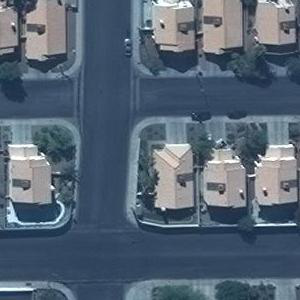
#> input picture image segmentation/img3.png, 300 x 300 px, found by its file name
$ python Watershed_Image_Segmentation.py
#> lines starting #> are read from the running program, lines starting #| are printed output that depends on the picture; after the words box and inside, x2 and y2 are one past the last pixel; in counts of white or black regions, pixels touching at a corner belong together
import cv2
import numpy as np

# Read the original image
original_image = cv2.imread('../img3.png')
#> original_image is the input picture: shape (300, 300, 3); mean B, G, R 117.1, 101.1, 86.1

# Read the image for watershed segmentation
image = cv2.imread('../img3.png')

# Convert to grayscale
gray = cv2.cvtColor(image, cv2.COLOR_BGR2GRAY)
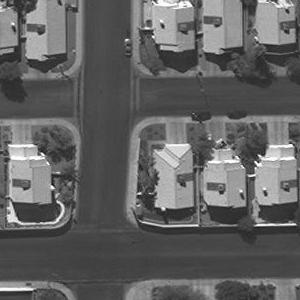
#> gray: shape (300, 300); min 11, max 255, mean 98.5

# Apply thresholding
_, thresh = cv2.threshold(gray, 0, 255, cv2.THRESH_BINARY_INV + cv2.THRESH_OTSU)
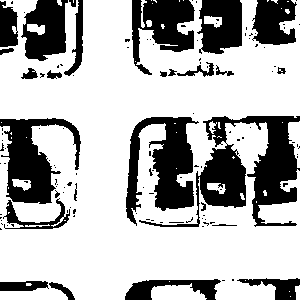
#> thresh: shape (300, 300); 70.6% white; 126 black regions (99 under 20 px), largest, box (x1, y1, x2, y2) and area: (139, 116, 300, 227) 6099, (126, 117, 199, 226) 3949, (0, 118, 81, 204) 3351

# Apply morphological operations to clean the image
kernel = np.ones((3, 3), np.uint8)
opening = cv2.morphologyEx(thresh, cv2.MORPH_OPEN, kernel, iterations=2)
#> opening: shape (300, 300); 67.5% white; 20 black regions (10 under 20 px), largest, box (x1, y1, x2, y2) and area: (126, 116, 300, 227) 11414, (125, 0, 297, 75) 6618, (0, 118, 81, 230) 4648

# Detect sure background area
sure_bg = cv2.dilate(opening, kernel, iterations=3)
#> sure_bg: shape (300, 300); 82.2% white; 29 black regions (11 under 20 px), largest, box (x1, y1, x2, y2) and area: (152, 120, 243, 224) 4231, (0, 122, 57, 201) 2074, (250, 119, 294, 208) 2050

# Calculate sure foreground area
dist_transform = cv2.distanceTransform(opening, cv2.DIST_L2, 5)
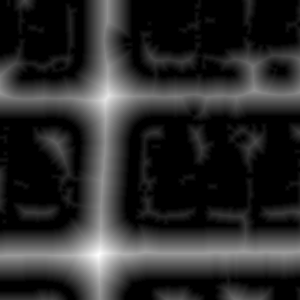
#> dist_transform: shape (300, 300) float32; min 0, max 44.76, mean 7.6; drawn with min black and max white
_, sure_fg = cv2.threshold(dist_transform, 0.7 * dist_transform.max(), 255, 0)
#> sure_fg: shape (300, 300) float32; 1.5% white; 2 white regions, box (x1, y1, x2, y2) and area: (73, 234, 122, 277) 896, (93, 81, 122, 115) 450

# Subtract sure background from sure foreground to get unknown region
sure_fg = np.uint8(sure_fg)
unknown = cv2.subtract(sure_bg, sure_fg)

# Label markers
_, markers = cv2.connectedComponents(sure_fg)
#> markers: shape (300, 300) int32; 3 distinct labels, from 0 to 2

# Add one to all the labels to avoid 0 label (unknown region)
markers = markers + 1
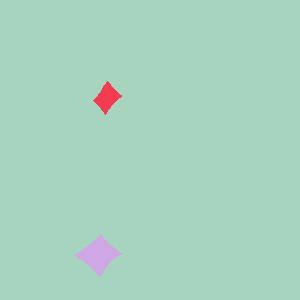
#> markers: shape (300, 300) int32; 3 distinct labels, from 1 to 3; one colour per label, 0 black

# Mark the unknown region with 0
markers[unknown == 255] = 0
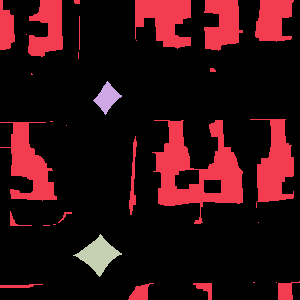
#> markers: shape (300, 300) int32; 4 distinct labels, from 0 to 3; one colour per label, 0 black

# Apply watershed algorithm
cv2.watershed(image, markers)

# Mark the segmented region with a color
image[markers == -1] = [0, 0, 255]
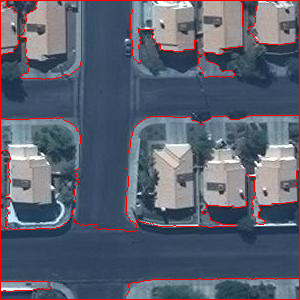
#> image: shape (300, 300, 3); 3.64% of pixels changed, all inside (x1, y1, x2, y2) = (0, 0, 300, 300)

# Convert segmented image to 3 channels for display
watershed_segmented_colored = cv2.cvtColor(image, cv2.COLOR_BGR2RGB)

# Create a black strip to add a gap
gap = np.zeros((original_image.shape[0], 40, 3), dtype=np.uint8)

# Display the original and segmented images with a gap in between
combined_image = cv2.hconcat([original_image, gap, watershed_segmented_colored])
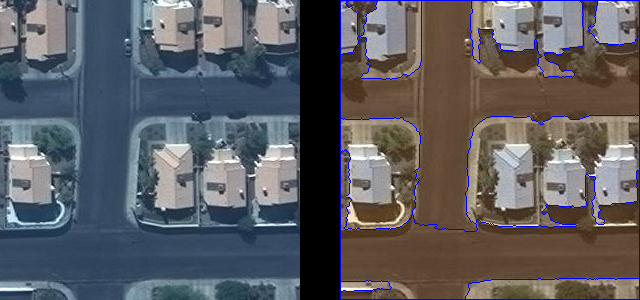
#> combined_image: shape (300, 640, 3); mean B, G, R 98.1, 92.9, 93.2
cv2.imshow('Original vs Watershed Segmented', combined_image)
cv2.waitKey(0)
cv2.destroyAllWindows()

$ run again, with image segmentation/img1.png copied over image segmentation/img3.png
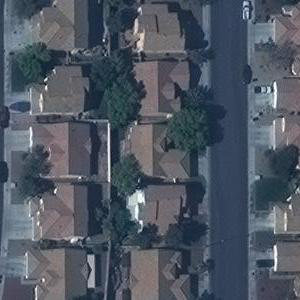
#> input picture image segmentation/img1.png, 300 x 300 px, found by its file name
#> original_image is the input picture: shape (300, 300, 3); mean B, G, R 98.9, 86.8, 78.4
#> `_, thresh = cv2.threshold(gray, 0, 255, cv2.THRESH_BINARY_INV + cv2.TH..`:
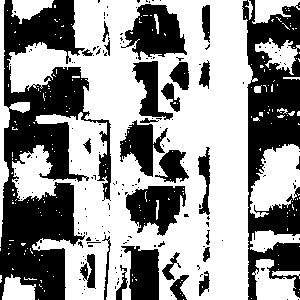
#> thresh: shape (300, 300); 58.6% white; 178 black regions (151 under 20 px), largest, box (x1, y1, x2, y2) and area: (0, 0, 111, 300) 15754, (242, 0, 300, 300) 9372, (121, 4, 187, 60) 2165
#> opening: shape (300, 300); 53.7% white; 29 black regions (19 under 20 px), largest, box (x1, y1, x2, y2) and area: (0, 0, 117, 300) 17820, (242, 0, 300, 300) 10675, (120, 0, 189, 236) 8944
#> sure_bg: shape (300, 300); 70.8% white; 22 black regions (6 under 20 px), largest, box (x1, y1, x2, y2) and area: (0, 0, 87, 300) 11890, (246, 0, 300, 183) 5519, (123, 0, 181, 172) 3202
#> image: shape (300, 300, 3); 2.91% of pixels changed, all inside (x1, y1, x2, y2) = (0, 0, 300, 300)
#> `combined_image = cv2.hconcat([original_image, gap, watershed_segmented..`:
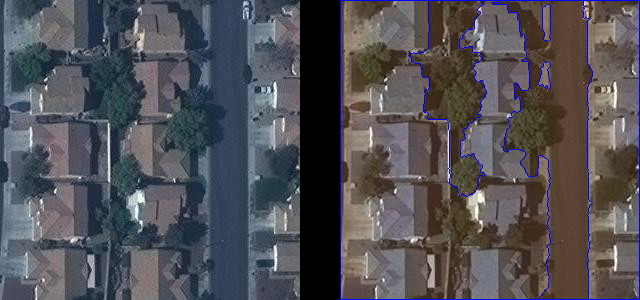
#> combined_image: shape (300, 640, 3); mean B, G, R 85.6, 80.2, 81.8

$ run again, with image segmentation/img4.png copied over image segmentation/img3.png
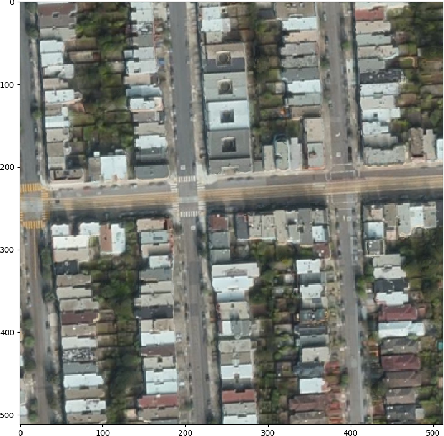
#> input picture image segmentation/img4.png, 444 x 436 px, found by its file name
#> original_image is the input picture: shape (436, 444, 3); mean B, G, R 123.8, 130.5, 128.9
#> thresh: shape (436, 444); 68.1% white; 508 black regions (389 under 20 px), largest, box (x1, y1, x2, y2) and area: (0, 0, 444, 436) 29302, (204, 46, 250, 129) 2087, (360, 79, 406, 141) 1634
#> opening: shape (436, 444); 63% white; 158 black regions (110 under 20 px), largest, box (x1, y1, x2, y2) and area: (0, 0, 444, 436) 46334, (124, 40, 177, 152) 2879, (366, 202, 436, 283) 2497
#> sure_bg: shape (436, 444); 80.3% white; 69 black regions (17 under 20 px), largest, box (x1, y1, x2, y2) and area: (0, 0, 444, 436) 16937, (363, 86, 397, 137) 1223, (207, 75, 246, 126) 1042
#> image: shape (436, 444, 3); 3.4% of pixels changed, all inside (x1, y1, x2, y2) = (0, 0, 444, 436)
#> `combined_image = cv2.hconcat([original_image, gap, watershed_segmented..`:
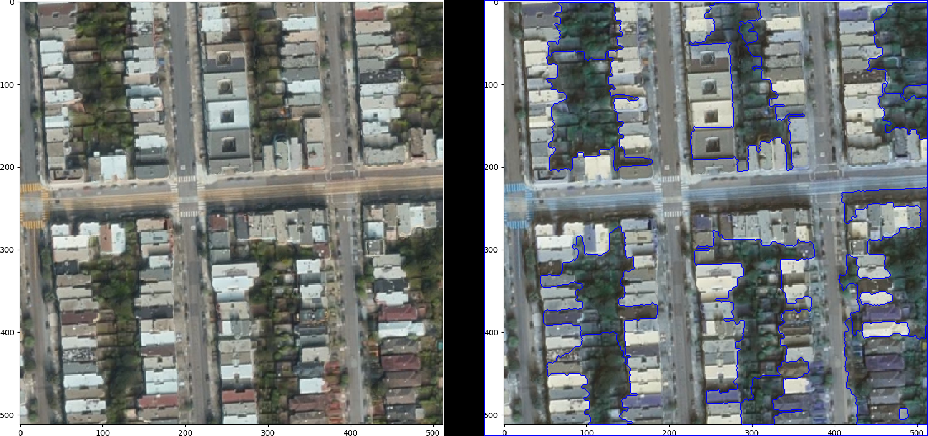
#> combined_image: shape (436, 928, 3); mean B, G, R 122.7, 122.5, 118.6
